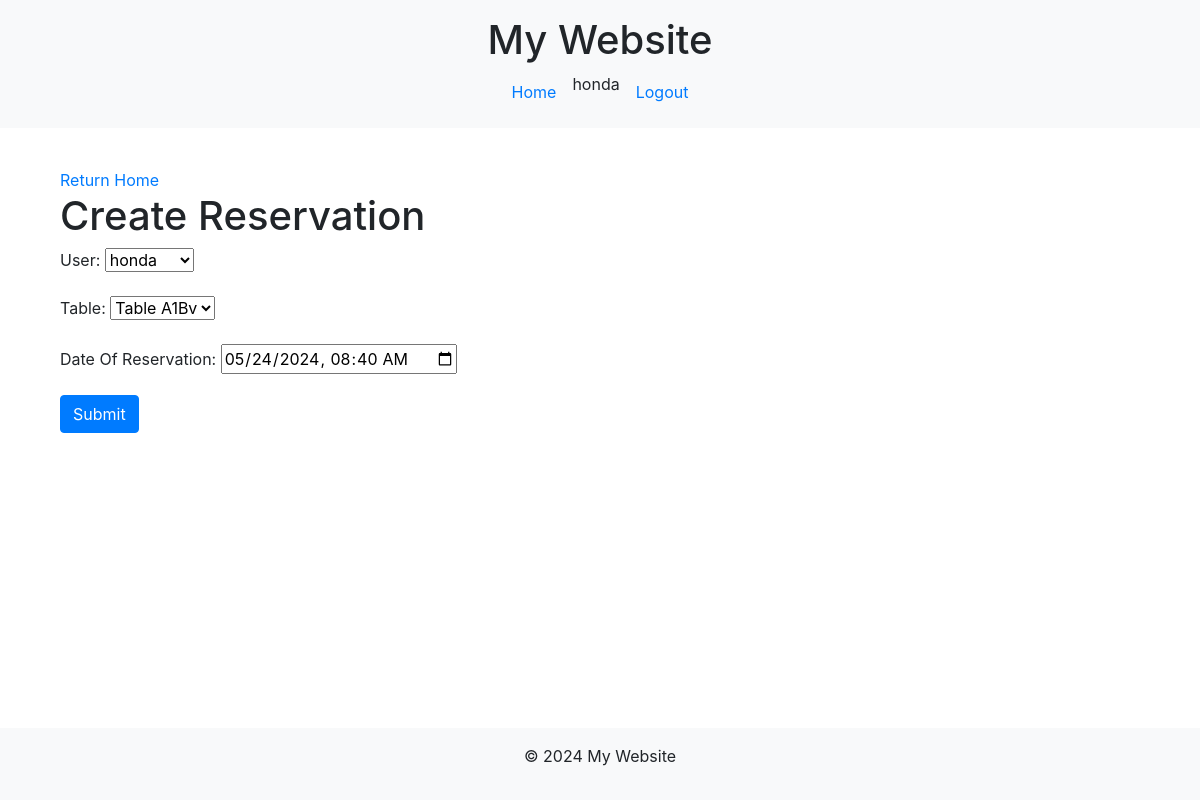
The page /update-reservation/3/ (signed in) on the database its author committed.
### base/models.py (models this page shows, shortened)
class Reservation(models.Model):
    user = models.ForeignKey(User, on_delete=models.CASCADE)
    table = models.ForeignKey(Table, on_delete=models.CASCADE)
    reserv_date = models.DateTimeField("Date Of Reservation")

### base/views/reservation_views.py (the view)
# urls.py: path('update-reservation/<int:pk>/', reservation_views.ReservationUpdate.as_view(), name='update_reservation'),
class ReservationUpdate(UpdateView):
    model = Reservation
    form_class = ReservationForm
    template_name = 'base/reservation.html'
    success_url = reverse_lazy('home')  # Redirect after successful form submission

### base/forms/reservation_forms.py
class ReservationForm(forms.ModelForm):
    class Meta:
        model = Reservation
        fields = ['user', 'table', 'reserv_date']
        widgets = {
            'reserv_date': forms.DateTimeInput(attrs={'type': 'datetime-local'}),
        }

### base/models.py (called while the page is built)
    def __str__(self):
        return f'Table {self.code}'

### base/templates/base/reservation.html (shortened to what this page needs)
{% extends "main.html" %}
{% block content %}
<div class="container mt-4">
    <a href="{% url 'home' %}">Return Home</a>
    <h1>{% if form_type == 'Update' %}Update{% else %}Create{% endif %} Reservation</h1>
    <form method="post">
        {{ form.as_p }}
        <button type="submit" class="btn btn-primary">{% if form_type == 'Update' %}Update{% else %}Submit{% endif %}</button>
    </form>
</div>
{% endblock %}

### templates/main.html (shortened to what this page needs)
<!DOCTYPE html>
<html>
<head>
    <link rel="stylesheet" href="https://stackpath.bootstrapcdn.com/bootstrap/4.5.2/css/bootstrap.min.css">
</head>
<body>
    <header class="bg-light py-3">
        <div class="container">
            <h1 class="text-center">My Website</h1>
            <nav class="nav justify-content-center">
                <a class="nav-link" href="/">Home</a>
                {% if user.is_authenticated %}
                    <p>{{request.user}}</p>
                    <a class="nav-link" href="{% url 'logout' %}">Logout</a>
                {% else %}
                    <a class="nav-link" href="{% url 'login' %}">Login</a>
                {% endif %}
            </nav>
        </div>
    </header>
    <div class="content container mt-3">
        {% block content %}
        {% endblock %}
    </div>
    <footer class="bg-light py-3 mt-auto">
        <div class="container text-center">
            <p>&copy; 2024 My Website</p>
        </div>
    </footer>
</body>
</html>

### templates/main.html (style rules this page uses)
html, body { height: 100%; }
body { display: flex; flex-direction: column; }
.content { flex: 1; }

### rows shown on the page
Reservation: user "honda", table "Table A1Bv", reserv_date "05/24/2024 08:40"

### other values the page prints
{{ request.user }} "honda"
